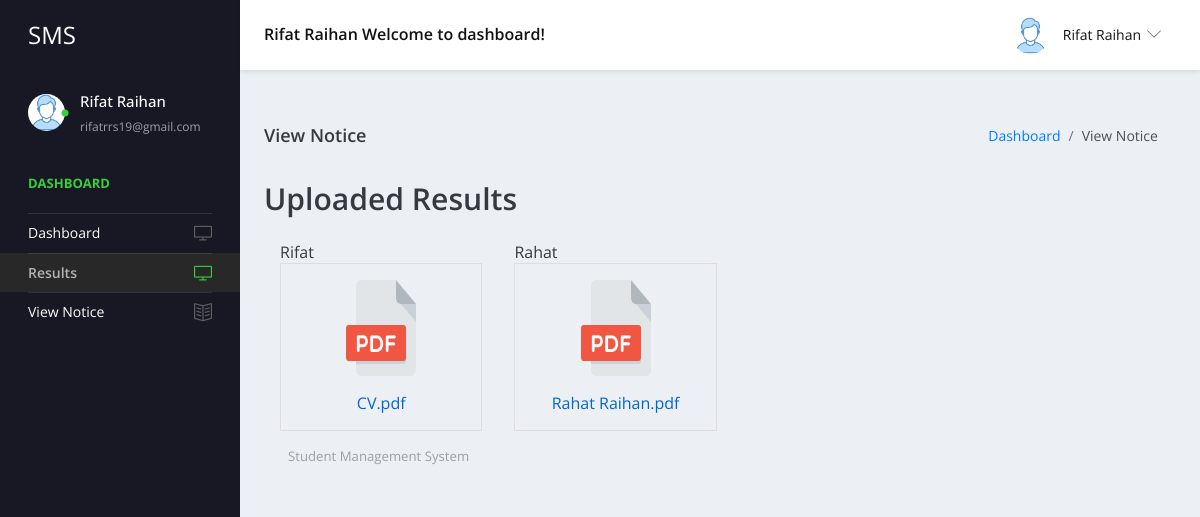
/user/results.php (signed in), run on the app's committed database.
### tables this page shows
CREATE TABLE `tblstudent` (
  `ID` int(10) NOT NULL,
  `StudentName` varchar(200) DEFAULT NULL,
  `StudentEmail` varchar(200) DEFAULT NULL,
  `StudentClass` varchar(100) DEFAULT NULL,
  `Gender` varchar(50) DEFAULT NULL,
  `DOB` date DEFAULT NULL,
  `StuID` varchar(200) DEFAULT NULL,
  `FatherName` mediumtext DEFAULT NULL,
  `MotherName` mediumtext DEFAULT NULL,
  `ContactNumber` bigint(10) DEFAULT NULL,
  `AltenateNumber` bigint(10) DEFAULT NULL,
  `Address` mediumtext DEFAULT NULL,
  `UserName` varchar(200) DEFAULT NULL,
  `Password` varchar(200) DEFAULT NULL,
  `Image` varchar(200) DEFAULT NULL,
  `DateofAdmission` timestamp NULL DEFAULT current_timestamp()
);

CREATE TABLE `results` (
  `id` int(11) NOT NULL,
  `class_name` varchar(255) NOT NULL,
  `result_pdf` varchar(255) NOT NULL
);

### user/results.php (the view, shortened to what this page needs)
<?php
include('includes/dbconnection.php');
if (strlen($_SESSION['sturecmsstuid']==0)) {
  header('location:logout.php');
  } else{
  ?>
<!DOCTYPE html>
<html lang="en">
  <head>
    <link rel="stylesheet" href="vendors/simple-line-icons/css/simple-line-icons.css">
    <link rel="stylesheet" href="vendors/flag-icon-css/css/flag-icon.min.css">
    <link rel="stylesheet" href="vendors/css/vendor.bundle.base.css">
    <link rel="stylesheet" href="vendors/select2/select2.min.css">
    <link rel="stylesheet" href="vendors/select2-bootstrap-theme/select2-bootstrap.min.css">
    <link rel="stylesheet" href="css/style.css" />
  </head>
  <body>
    <div class="container-scroller">
     <?php include_once('includes/header.php');?>
      <div class="container-fluid page-body-wrapper">
      <?php include_once('includes/sidebar.php');?>
        <div class="main-panel">
          <div class="content-wrapper">
            <div class="page-header">
              <h3 class="page-title"> View Notice </h3>
              <nav aria-label="breadcrumb">
                <ol class="breadcrumb">
                  <li class="breadcrumb-item"><a href="dashboard.php">Dashboard</a></li>
                  <li class="breadcrumb-item active" aria-current="page"> View Notice</li>
                </ol>
              </nav>
            </div>
          <div class="results">
          <h2 class="title-show">Uploaded Results</h2>
          <?php
$targetDir = "../admin/uploads/";
$servername = "localhost";
$username = "root";
$password = "";
$dbname = "studentmsdb";
$conn = new mysqli($servername, $username, $password, $dbname);
$sql = "SELECT id, class_name, result_pdf FROM results";
$result = $conn->query($sql);
if ($result->num_rows > 0) {
    echo "<div class='pdf-container'>";
    while ($row = $result->fetch_assoc()) {
        $id = $row['id'];
        $className = $row['class_name'];
        $filename = $row['result_pdf'];
        $pdfIcon = '<img src="../admin/pdf/pdf.png" alt="PDF" class="pdf-icon">';
        echo "<div class='pdf-item' id='pdf-item-$id'>
              <span class='class-name'>$className</span>
              <a href='$targetDir$filename' target='_blank' class='pdf-link'>
                $pdfIcon
                $filename
              </a>
            </div>";
    }
    echo "</div>";
} else {
    echo "No PDF files found.";
}
?>
          </div>
         <?php include_once('includes/footer.php');?>
        </div>
      </div>
    </div>
  </body>
</html><?php }  ?>

### user/includes/header.php (shortened to what this page needs)
 <nav class="navbar default-layout-navbar col-lg-12 col-12 p-0 fixed-top d-flex flex-row">
        <div class="navbar-brand-wrapper d-flex align-items-center">
          <a class="navbar-brand brand-logo" href="dashboard.php">
            <strong style="color: white;">SMS</strong>
          </a>
        </div>
        <?php
         $uid= $_SESSION['sturecmsuid'];
$sql="SELECT * from tblstudent where ID=:uid";
$query = $dbh -> prepare($sql);
$query->bindParam(':uid',$uid,PDO::PARAM_STR);
$query->execute();
$results=$query->fetchAll(PDO::FETCH_OBJ);
$cnt=1;
if($query->rowCount() > 0)
{
foreach($results as $row)
{               ?>
        <div class="navbar-menu-wrapper d-flex align-items-center flex-grow-1">
          <h5 class="mb-0 font-weight-medium d-none d-lg-flex"><?php  echo htmlentities($row->StudentName);?> Welcome to dashboard!</h5>
          <ul class="navbar-nav navbar-nav-right ml-auto">
            <li class="nav-item dropdown d-none d-xl-inline-flex user-dropdown">
              <a class="nav-link dropdown-toggle" id="UserDropdown" href="#" data-toggle="dropdown" aria-expanded="false">
                <img class="img-xs rounded-circle ml-2" src="images/faces/face8.jpg" alt="Profile image"> <span class="font-weight-normal"> <?php  echo htmlentities($row->StudentName);?> </span></a>
                  <p class="font-weight-light text-muted mb-0"><?php  echo htmlentities($row->StudentEmail);?></p><?php $cnt=$cnt+1;}} ?>
            </li>
          </ul>
        </div>
      </nav>

### user/includes/sidebar.php
<nav class="sidebar sidebar-offcanvas" id="sidebar">
          <ul class="nav">
            <li class="nav-item nav-profile">
              <a href="#" class="nav-link">
                <div class="profile-image">
                  <img class="img-xs rounded-circle" src="images/faces/face8.jpg" alt="profile image">
                  <div class="dot-indicator bg-success"></div>
                </div>
                <div class="text-wrapper">
                  <?php
         $uid= $_SESSION['sturecmsuid'];
$sql="SELECT * from tblstudent where ID=:uid";
$query = $dbh -> prepare($sql);
$query->bindParam(':uid',$uid,PDO::PARAM_STR);
$query->execute();
$results=$query->fetchAll(PDO::FETCH_OBJ);
$cnt=1;
if($query->rowCount() > 0)
{
foreach($results as $row)
{               ?>
                  <p class="profile-name"><?php  echo htmlentities($row->StudentName);?></p>
                  <p class="designation"><?php  echo htmlentities($row->StudentEmail);?></p><?php $cnt=$cnt+1;}} ?>
                </div>
              </a>
            </li>
            <li class="nav-item nav-category">
              <span class="nav-link">Dashboard</span>
            </li>
            <li class="nav-item">
              <a class="nav-link" href="dashboard.php">
                <span class="menu-title">Dashboard</span>
                <i class="icon-screen-desktop menu-icon"></i>
              </a>
            </li>
            <li class="nav-item">
              <a class="nav-link" href="results.php">
                <span class="menu-title">Results</span>
                <i class="icon-screen-desktop menu-icon"></i>
              </a>
            </li>
            <li class="nav-item">
              <a class="nav-link" href="view-notice.php">
                <span class="menu-title">View Notice</span>
                <i class="icon-book-open menu-icon"></i>
              </a>
            </li>
          </ul>
        </nav>

### user/includes/footer.php
<footer class="footer">
           <div class="d-sm-flex justify-content-center justify-content-sm-between">
             <span class="text-muted d-block text-center text-sm-left d-sm-inline-block" style="color: blue;">Student  Management System</span>
           </div>
         </footer>

### user/results.php (style rules this page uses)
.pdf-container { display: flex; flex-wrap: wrap; }
.pdf-item { margin: 1rem; flex: 0 0 calc(25% - 1.6rem); box-sizing: border-box; }
.pdf-link { text-decoration: none; color: #0066cc; display: flex; flex-direction: column; align-items: center; border: 0.1rem solid #ddd; padding: 1rem; text-align: center; position: relative; }
.pdf-icon { margin-bottom: 1rem; width: 5rem; height: 6rem; }

### data on the page
tblstudent: StudentName "Rifat Raihan", StudentEmail "rifatrrs19@gmail.com"
results: class_name "Rifat", result_pdf "CV.pdf"
results: class_name "Rahat", result_pdf "Rahat Raihan.pdf"
